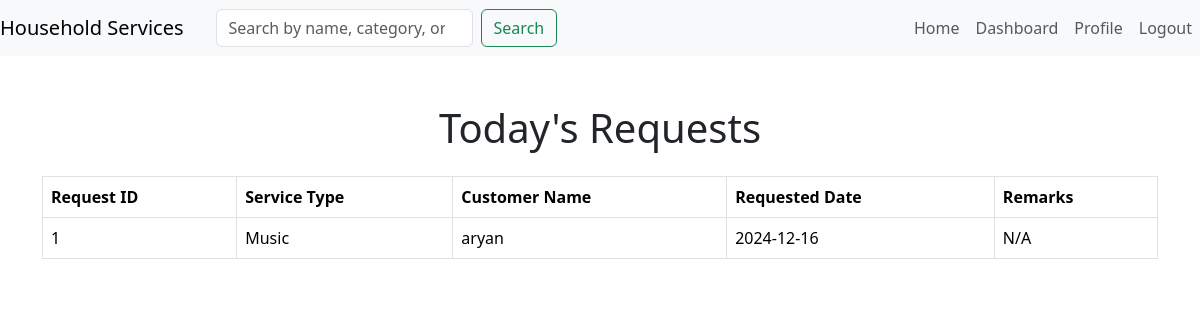
The page /view_todays_requests (signed in) on the database its author committed.
### models.py (models this page shows, shortened)
class ServiceRequest(db.Model):
    id = db.Column(db.Integer, primary_key=True)
    customer_name = db.Column(db.String(100), nullable=False)
    service_type = db.Column(db.String(100), nullable=False)
    requested_date = db.Column(db.Date, default=datetime.utcnow)
    status = db.Column(db.String(20), default='pending')  # pending, approved, rejected
    customer_id = db.Column(db.Integer, db.ForeignKey('customer.id'), nullable=False)
    service_id = db.Column(db.Integer, db.ForeignKey('service.id'), nullable=True)
    professional_id = db.Column(db.Integer, db.ForeignKey('professional.id'), nullable=True)
    remarks = db.Column(db.String(500), nullable=True)
    customer = db.relationship('Customer', backref='service_requests')
    service = db.relationship('Service', backref='service_requests')
    professionals = db.relationship('Professional', backref='service_requests', lazy=True)

class Customer(db.Model):
    id = db.Column(db.Integer, primary_key=True)
    Email_id = db.Column(db.String(32), unique=True, nullable=False)
    passhash = db.Column(db.String(562), nullable=False)
    name = db.Column(db.String(32))
    address = db.Column(db.String(32))
    Pin_Code = db.Column(db.String(8))
    admin = db.Column(db.Boolean, default=False, nullable=False)
    role = db.Column(db.String(16), nullable=False, default='customer')
    reviews = db.relationship('Review', back_populates='user', cascade='all, delete-orphan')

### routes.py (the view)
@app.route('/view_todays_requests')
def view_todays_requests():
    professional_id = session.get('user_id')
    if not professional_id:
        flash("You need to log in to view your requests!", "error")
        return redirect(url_for('login'))
    today = date.today()
    todays_requests = ServiceRequest.query.filter_by(professional_id=professional_id, requested_date=today).all()
    user = Professional.query.get(session.get('prof_id'))
    return render_template('todays_requests.html', requests=todays_requests, user = user)

### templates/todays_requests.html (shortened to what this page needs)
{% extends 'layout.html' %}
{% block content %}
<div class="container mt-5">
    <h1 class="mb-4 text-center">Today's Requests</h1>
    {% if requests %}
    <table class="table table-bordered">
        <thead>
            <tr>
                <th>Request ID</th>
                <th>Service Type</th>
                <th>Customer Name</th>
                <th>Requested Date</th>
                <th>Remarks</th>
            </tr>
        </thead>
        <tbody>
            {% for request in requests %}
            <tr>
                <td>{{ request.id }}</td>
                <td>{{ request.service_type }}</td>
                <td>{{ request.customer.name }}</td>
                <td>{{ request.requested_date.strftime('%Y-%m-%d') }}</td>
                <td>{{ request.remarks if request.remarks else 'N/A' }}</td>
            </tr>
            {% endfor %}
        </tbody>
    </table>
    {% else %}
    <p class="alert alert-info">No requests for today.</p>
    {% endif %}
</div>
{% endblock %}

### rows shown on the page
ServiceRequest: id "1", service_type "Music", customer.name "aryan", requested_date "2024-12-16", remarks "N/A"
